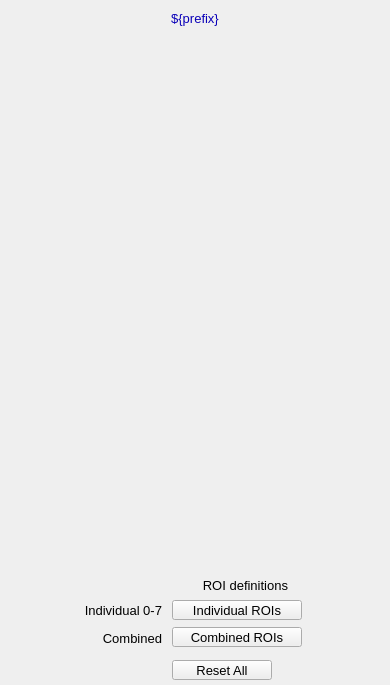
<?xml version="1.0" ?>
<ui version="4.0">
  <class>Dialog</class>
  <widget class="QWidget" name="screen">
    <property name="geometry">
      <rect>
        <x>482</x>
        <y>109</y>
        <width>390</width>
        <height>685</height>
      </rect>
    </property>
    <property name="styleSheet">
      <string notr="true">QWidget#screen {
  color: rgb(0, 0, 0);
  background-color: rgb(187, 187, 187);
  }</string>
    </property>
    <property name="windowTitle">
      <string>NDROIStat</string>
    </property>
    <widget class="PyDMDrawingRectangle" name="rectangle">
      <property name="geometry">
        <rect>
          <x>0</x>
          <y>5</y>
          <width>390</width>
          <height>25</height>
        </rect>
      </property>
      <property name="brush" stdset="0">
        <brush brushstyle="SolidPattern">
          <color alpha="255">
            <red>218</red>
            <green>218</green>
            <blue>218</blue>
          </color>
        </brush>
      </property>
      <property name="penStyle" stdset="0">
        <enum>Qt::SolidLine</enum>
      </property>
      <property name="penColor" stdset="0">
        <color>
          <red>218</red>
          <green>218</green>
          <blue>218</blue>
        </color>
      </property>
      <property name="penWidth" stdset="0">
        <double>0</double>
      </property>
      <property name="penCapStyle" stdset="0">
        <enum>Qt::FlatCap</enum>
      </property>
      <property name="toolTip">
        <string>rectangle</string>
      </property>
    </widget>
    <widget class="QLabel" name="text">
      <property name="geometry">
        <rect>
          <x>87</x>
          <y>6</y>
          <width>216</width>
          <height>25</height>
        </rect>
      </property>
      <property name="text">
        <string>${prefix}</string>
      </property>
      <property name="font" stdset="0">
        <font>
          <pointsize>10</pointsize>
        </font>
      </property>
      <property name="brush" stdset="0">
        <brush brushstyle="SolidPattern">
          <color alpha="255">
            <red>10</red>
            <green>0</green>
            <blue>184</blue>
          </color>
        </brush>
      </property>
      <property name="toolTip">
        <string>text</string>
      </property>
      <property name="alignment">
        <set>Qt::AlignCenter</set>
      </property>
      <property name="styleSheet">
        <string notr="true">QLabel#text {
  color: rgb(10, 0, 184);
  }</string>
      </property>
    </widget>
    <widget class="PyDMEmbeddedDisplay" name="composite">
      <property name="geometry">
        <rect>
          <x>5</x>
          <y>35</y>
          <width>380</width>
          <height>530</height>
        </rect>
      </property>
      <property name="toolTip">
        <string>composite</string>
      </property>
      <property name="filename" stdset="0">
        <string>PluginBase_V22.ui</string>
      </property>
    </widget>
    <widget class="PyDMPushButton" name="message_button">
      <property name="geometry">
        <rect>
          <x>172</x>
          <y>660</y>
          <width>100</width>
          <height>20</height>
        </rect>
      </property>
      <property name="text">
        <string>Reset All</string>
      </property>
      <property name="font" stdset="0">
        <font>
          <pointsize>10</pointsize>
        </font>
      </property>
      <property name="toolTip">
        <string>${prefix}ResetAll</string>
      </property>
      <property name="channel" stdset="0">
        <string>ca://${prefix}ResetAll</string>
      </property>
      <property name="pressValue" stdset="0">
        <string>1</string>
      </property>
      <property name="styleSheet">
        <string notr="true">PyDMPushButton#message_button {
  color: rgb(0, 0, 0);
  background-color: rgb(115, 223, 255);
  }</string>
      </property>
    </widget>
    <widget class="PyDMFrame" name="composite_1">
      <property name="geometry">
        <rect>
          <x>5</x>
          <y>570</y>
          <width>380</width>
          <height>85</height>
        </rect>
      </property>
      <widget class="PyDMDrawingRectangle" name="rectangle_1">
        <property name="geometry">
          <rect>
            <x>0</x>
            <y>0</y>
            <width>380</width>
            <height>85</height>
          </rect>
        </property>
        <property name="brush" stdset="0">
          <brush brushstyle="NoBrush">
            <color alpha="255">
              <red>0</red>
              <green>0</green>
              <blue>0</blue>
            </color>
          </brush>
        </property>
        <property name="penStyle" stdset="0">
          <enum>Qt::SolidLine</enum>
        </property>
        <property name="penColor" stdset="0">
          <color>
            <red>0</red>
            <green>0</green>
            <blue>0</blue>
          </color>
        </property>
        <property name="penWidth" stdset="0">
          <double>1</double>
        </property>
        <property name="penCapStyle" stdset="0">
          <enum>Qt::FlatCap</enum>
        </property>
        <property name="toolTip">
          <string>rectangle_1</string>
        </property>
      </widget>
      <widget class="PyDMRelatedDisplayButton" name="related_display">
        <property name="geometry">
          <rect>
            <x>167</x>
            <y>30</y>
            <width>130</width>
            <height>20</height>
          </rect>
        </property>
        <property name="toolTip">
          <string>Individual ROIs</string>
        </property>
        <property name="text">
          <string>Individual ROIs</string>
        </property>
        <property name="showIcon" stdset="0">
          <bool>true</bool>
        </property>
        <property name="font" stdset="0">
          <font>
            <pointsize>10</pointsize>
          </font>
        </property>
        <property name="styleSheet">
          <string notr="true">PyDMRelatedDisplayButton#related_display {
  color: rgb(0, 0, 0);
  background-color: rgb(115, 223, 255);
  }</string>
        </property>
        <property name="titles" stdset="0">
          <stringlist>
            <string>ROI 0</string>
            <string>ROI 1</string>
            <string>ROI 2</string>
            <string>ROI 3</string>
            <string>ROI 4</string>
            <string>ROI 5</string>
            <string>ROI 6</string>
            <string>ROI 7</string>
          </stringlist>
        </property>
        <property name="filenames" stdset="0">
          <stringlist>
            <string>ROIStatN_V22.ui</string>
            <string>ROIStatN_V22.ui</string>
            <string>ROIStatN_V22.ui</string>
            <string>ROIStatN_V22.ui</string>
            <string>ROIStatN_V22.ui</string>
            <string>ROIStatN_V22.ui</string>
            <string>ROIStatN_V22.ui</string>
            <string>ROIStatN_V22.ui</string>
          </stringlist>
        </property>
        <property name="macros" stdset="0">
          <stringlist>
            <string>P=${P}, R=${R}1:</string>
            <string>P=${P}, R=${R}2:</string>
            <string>P=${P}, R=${R}3:</string>
            <string>P=${P}, R=${R}4:</string>
            <string>P=${P}, R=${R}5:</string>
            <string>P=${P}, R=${R}6:</string>
            <string>P=${P}, R=${R}7:</string>
            <string>P=${P}, R=${R}8:</string>
          </stringlist>
        </property>
        <property name="openInNewWindow" stdset="0">
          <bool>true</bool>
        </property>
      </widget>
      <widget class="QLabel" name="text_1">
        <property name="geometry">
          <rect>
            <x>17</x>
            <y>30</y>
            <width>140</width>
            <height>20</height>
          </rect>
        </property>
        <property name="text">
          <string>Individual 0-7</string>
        </property>
        <property name="font" stdset="0">
          <font>
            <pointsize>10</pointsize>
          </font>
        </property>
        <property name="brush" stdset="0">
          <brush brushstyle="SolidPattern">
            <color alpha="255">
              <red>0</red>
              <green>0</green>
              <blue>0</blue>
            </color>
          </brush>
        </property>
        <property name="toolTip">
          <string>text_1</string>
        </property>
        <property name="alignment">
          <set>Qt::AlignRight|Qt::AlignTrailing|Qt::AlignVCenter</set>
        </property>
        <property name="styleSheet">
          <string notr="true">QLabel#text_1 {
  color: rgb(0, 0, 0);
  }</string>
        </property>
      </widget>
      <widget class="PyDMRelatedDisplayButton" name="related_display_1">
        <property name="geometry">
          <rect>
            <x>167</x>
            <y>57</y>
            <width>130</width>
            <height>20</height>
          </rect>
        </property>
        <property name="toolTip">
          <string>Combined ROIs</string>
        </property>
        <property name="text">
          <string>Combined ROIs</string>
        </property>
        <property name="showIcon" stdset="0">
          <bool>true</bool>
        </property>
        <property name="font" stdset="0">
          <font>
            <pointsize>10</pointsize>
          </font>
        </property>
        <property name="styleSheet">
          <string notr="true">PyDMRelatedDisplayButton#related_display_1 {
  color: rgb(0, 0, 0);
  background-color: rgb(115, 223, 255);
  }</string>
        </property>
        <property name="titles" stdset="0">
          <stringlist>
            <string>ROIS 1-8</string>
            <string>ROIS 9-16</string>
            <string>ROIS 17-24</string>
            <string>ROIS 25-32</string>
          </stringlist>
        </property>
        <property name="filenames" stdset="0">
          <stringlist>
            <string>ROIStat8_V22.ui</string>
            <string>ROIStat8_V22.ui</string>
            <string>ROIStat8_V22.ui</string>
            <string>ROIStat8_V22.ui</string>
          </stringlist>
        </property>
        <property name="macros" stdset="0">
          <stringlist>
            <string>P=${P},ROI1=${R}1:,ROI2=${R}2:,ROI3=${R}3:,ROI4=${R}4:,ROI5=${R}5:,ROI6=${R}6:,ROI7=${R}7:,ROI8=${R}8:</string>
            <string>P=${P},ROI1=${R}8:,ROI2=${R}9:,ROI3=${R}10:,ROI4=${R}11:,ROI5=${R}12:,ROI6=${R}13:,ROI7=${R}14:,ROI8=${R}15:,</string>
            <string>P=${P},ROI1=${R}16:,ROI2=${R}17:,ROI3=${R}18:,ROI4=${R}19:,ROI5=${R}20:,ROI6=${R}21:,ROI7=${R}22:,ROI8=${R}23:,</string>
            <string>P=${P},ROI1=${R}24:,ROI2=${R}25:,ROI3=${R}26:,ROI4=${R}27:,ROI5=${R}28:,ROI6=${R}29:,ROI7=${R}30:,ROI8=${R}31:,</string>
          </stringlist>
        </property>
        <property name="openInNewWindow" stdset="0">
          <bool>true</bool>
        </property>
      </widget>
      <widget class="QLabel" name="text_2">
        <property name="geometry">
          <rect>
            <x>133</x>
            <y>5</y>
            <width>150</width>
            <height>20</height>
          </rect>
        </property>
        <property name="text">
          <string>ROI definitions</string>
        </property>
        <property name="font" stdset="0">
          <font>
            <pointsize>10</pointsize>
          </font>
        </property>
        <property name="brush" stdset="0">
          <brush brushstyle="SolidPattern">
            <color alpha="255">
              <red>0</red>
              <green>0</green>
              <blue>0</blue>
            </color>
          </brush>
        </property>
        <property name="toolTip">
          <string>text_2</string>
        </property>
        <property name="alignment">
          <set>Qt::AlignRight|Qt::AlignTrailing|Qt::AlignVCenter</set>
        </property>
        <property name="styleSheet">
          <string notr="true">QLabel#text_2 {
  color: rgb(0, 0, 0);
  }</string>
        </property>
      </widget>
      <widget class="QLabel" name="text_3">
        <property name="geometry">
          <rect>
            <x>77</x>
            <y>58</y>
            <width>80</width>
            <height>20</height>
          </rect>
        </property>
        <property name="text">
          <string>Combined</string>
        </property>
        <property name="font" stdset="0">
          <font>
            <pointsize>10</pointsize>
          </font>
        </property>
        <property name="brush" stdset="0">
          <brush brushstyle="SolidPattern">
            <color alpha="255">
              <red>0</red>
              <green>0</green>
              <blue>0</blue>
            </color>
          </brush>
        </property>
        <property name="toolTip">
          <string>text_3</string>
        </property>
        <property name="alignment">
          <set>Qt::AlignRight|Qt::AlignTrailing|Qt::AlignVCenter</set>
        </property>
        <property name="styleSheet">
          <string notr="true">QLabel#text_3 {
  color: rgb(0, 0, 0);
  }</string>
        </property>
      </widget>
    </widget>
  </widget>
  <customwidgets>
    <customwidget>
      <class>PyDMDrawingRectangle</class>
      <extends>QWidget</extends>
      <header>pydm.widgets.drawing</header>
    </customwidget>
    <customwidget>
      <class>PyDMLabel</class>
      <extends>QLabel</extends>
      <header>pydm.widgets.label</header>
    </customwidget>
    <customwidget>
      <class>PyDMEmbeddedDisplay</class>
      <extends>QFrame</extends>
      <header>pydm.widgets.embedded_display</header>
    </customwidget>
    <customwidget>
      <class>PyDMPushButton</class>
      <extends>QPushButton</extends>
      <header>pydm.widgets.pushbutton</header>
    </customwidget>
    <customwidget>
      <class>PyDMFrame</class>
      <extends>QFrame</extends>
      <header>pydm.widgets.frame</header>
    </customwidget>
    <customwidget>
      <class>PyDMRelatedDisplayButton</class>
      <extends>QPushButton</extends>
      <header>pydm.widgets.related_display_button</header>
    </customwidget>
  </customwidgets>
</ui>
